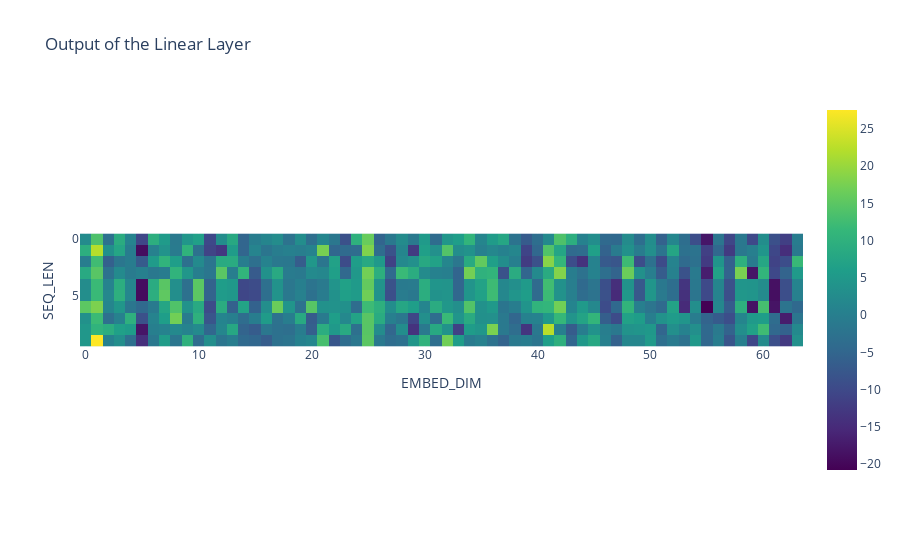

Notebook code for this chart:
### Markdown cell above
#### ***3.5) Post-Attention Linear Layer***

### Code cell
@hk.transform
def linear_layer(x):
    return hk.Linear(EMBED_DIM)(x)

params = linear_layer.init(key, attention_matrix)
print(jax.tree_map(lambda x: x.shape, params))

linear_attention = linear_layer.apply(params, None, attention_matrix)
print(linear_attention.shape)
px.imshow(linear_attention[0], title="Output of the Linear Layer", labels=dict(x="EMBED_DIM", y="SEQ_LEN"), color_continuous_scale="VIRIDIS")

### Figure 1 — Plotly figure (JSON) as saved in the notebook; plotly's stock layout.template omitted (floating-point values rounded to 4 significant figures; data arrays with more than 128 entries replaced by an {"elided": "..."} marker saying what was removed)
{"data": [{"coloraxis": "coloraxis", "hovertemplate": "EMBED_DIM: %{x}<br>SEQ_LEN: %{y}<br>color: %{z}<extra></extra>", "name": "0", "type": "heatmap", "xaxis": "x", "yaxis": "y", "z": {"elided": "10x64 float values"}}], "layout": {"coloraxis": {"colorscale": [[0, "#440154"], [0.1111, "#482878"], [0.2222, "#3e4989"], [0.3333, "#31688e"], [0.4444, "#26828e"], [0.5556, "#1f9e89"], [0.6667, "#35b779"], [0.7778, "#6ece58"], [0.8889, "#b5de2b"], [1, "#fde725"]]}, "title": {"text": "Output of the Linear Layer"}, "xaxis": {"anchor": "y", "constrain": "domain", "domain": [0, 1], "scaleanchor": "y", "title": {"text": "EMBED_DIM"}}, "yaxis": {"anchor": "x", "autorange": "reversed", "constrain": "domain", "domain": [0, 1], "title": {"text": "SEQ_LEN"}}}}
